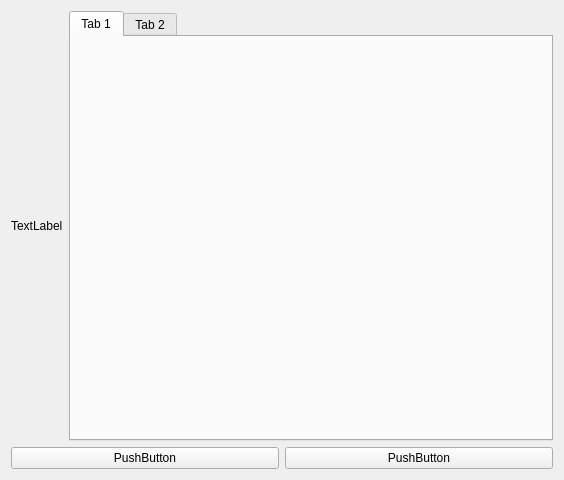
<?xml version="1.0" encoding="UTF-8"?>
<ui version="4.0">
 <class>Form</class>
 <widget class="QWidget" name="Form">
  <property name="geometry">
   <rect>
    <x>0</x>
    <y>0</y>
    <width>564</width>
    <height>480</height>
   </rect>
  </property>
  <property name="windowTitle">
   <string>Form</string>
  </property>
  <layout class="QVBoxLayout" name="verticalLayout">
   <item>
    <layout class="QHBoxLayout" name="horizontalLayout">
     <item>
      <widget class="QLabel" name="label">
       <property name="text">
        <string>TextLabel</string>
       </property>
      </widget>
     </item>
     <item>
      <widget class="QTabWidget" name="tabWidget">
       <widget class="QWidget" name="tab">
        <attribute name="title">
         <string>Tab 1</string>
        </attribute>
       </widget>
       <widget class="QWidget" name="tab_2">
        <attribute name="title">
         <string>Tab 2</string>
        </attribute>
       </widget>
      </widget>
     </item>
    </layout>
   </item>
   <item>
    <layout class="QHBoxLayout" name="horizontalLayout_2">
     <item>
      <widget class="QPushButton" name="pushButton_2">
       <property name="text">
        <string>PushButton</string>
       </property>
      </widget>
     </item>
     <item>
      <widget class="QPushButton" name="pushButton">
       <property name="text">
        <string>PushButton</string>
       </property>
      </widget>
     </item>
    </layout>
   </item>
  </layout>
 </widget>
 <resources/>
 <connections/>
</ui>
